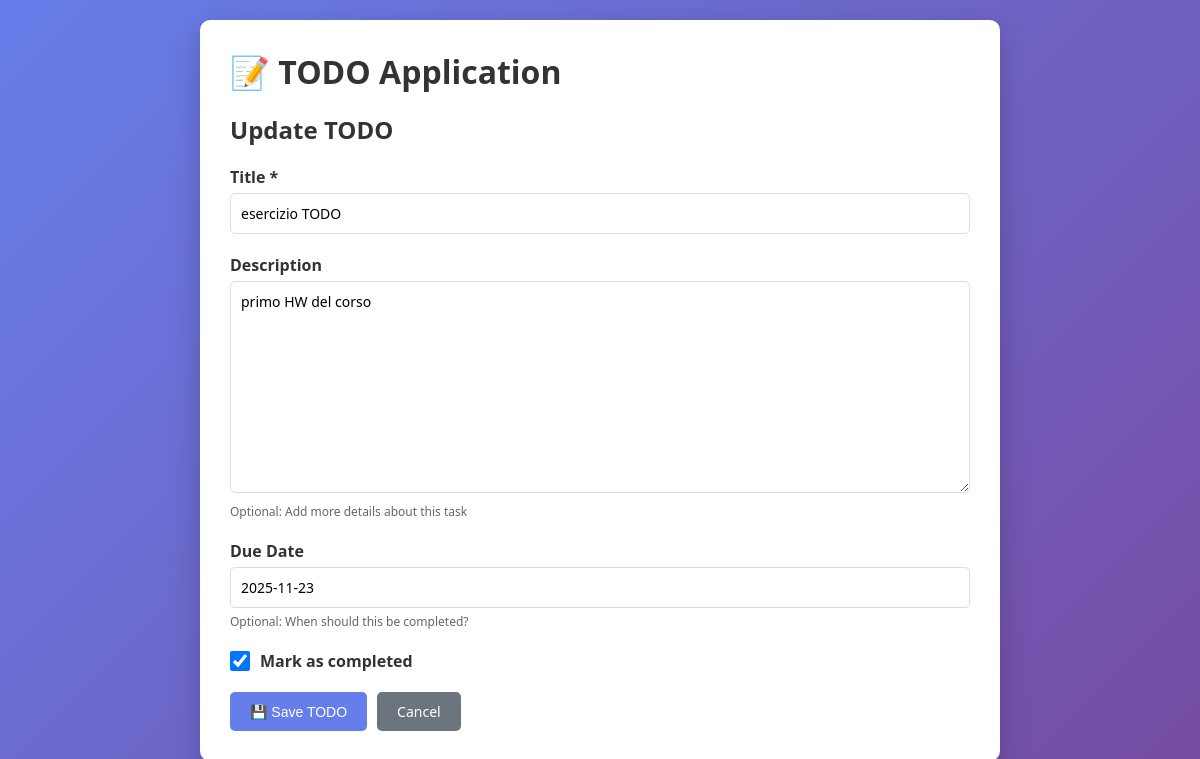
Page /1/update/ on the committed database.
### todos/models.py (models this page shows, shortened)
class Todo(models.Model):
    title = models.CharField(max_length=200)
    description = models.TextField(blank=True, null=True)
    due_date = models.DateField(blank=True, null=True)
    is_completed = models.BooleanField(default=False)
    created_at = models.DateTimeField(auto_now_add=True)
    updated_at = models.DateTimeField(auto_now=True)
    class Meta:
        ordering = ['-created_at']
        verbose_name = 'TODO'
        verbose_name_plural = 'TODOs'

### todos/views.py (the view)
# urls.py: path('<int:pk>/update/', views.TodoUpdateView.as_view(), name='todo-update'),
class TodoUpdateView(UpdateView):
    model = Todo
    template_name = 'todos/todo_form.html'
    fields = ['title', 'description', 'due_date', 'is_completed']
    success_url = reverse_lazy('todo-list')
    def get_context_data(self, **kwargs):
        context = super().get_context_data(**kwargs)
        context['action'] = 'Update'
        return context

### todos/templates/todos/todo_form.html (shortened to what this page needs)
{% extends 'todos/base.html' %}
{% block content %}
<h2>{{ action }} TODO</h2>
<form method="post">
    <div class="form-group">
        <label for="id_title">Title *</label>
        {{ form.title }}
    </div>
    <div class="form-group">
        <label for="id_description">Description</label>
        {{ form.description }}
        <div class="form-help">Optional: Add more details about this task</div>
    </div>
    <div class="form-group">
        <label for="id_due_date">Due Date</label>
        {{ form.due_date }}
        <div class="form-help">Optional: When should this be completed?</div>
    </div>
    {% if action == 'Update' %}
    <div class="form-group">
        <div class="checkbox-group">
            {{ form.is_completed }}
            <label for="id_is_completed" style="margin-bottom: 0;">Mark as completed</label>
        </div>
    </div>
    {% endif %}
    <div class="form-actions">
        <button type="submit" class="btn">💾 Save TODO</button>
        <a href="{% url 'todo-list' %}" class="btn btn-secondary">Cancel</a>
    </div>
</form>
{% endblock %}

### todos/templates/todos/base.html (style rules this page uses)
* { margin: 0; padding: 0; box-sizing: border-box; }
body { font-family: 'Segoe UI', Tahoma, Geneva, Verdana, sans-serif; background: linear-gradient(135deg, #667eea 0%, #764ba2 100%); min-height: 100vh; padding: 20px; }
h1, h2 { color: #333; margin-bottom: 20px; }
.btn { display: inline-block; padding: 10px 20px; background: #667eea; color: white; text-decoration: none; border-radius: 5px; border: none; cursor: pointer; font-size: 14px; transition: background 0.3s; }

### todos/templates/todos/todo_form.html (style rules this page uses)
.form-group { margin-bottom: 20px; }
label { display: block; margin-bottom: 5px; font-weight: bold; color: #333; }
input[type="text"], input[type="date"], textarea { width: 100%; padding: 10px; border: 1px solid #ddd; border-radius: 5px; font-size: 14px; font-family: inherit; }
textarea { min-height: 100px; resize: vertical; }
input[type="checkbox"] { width: 20px; height: 20px; margin-right: 10px; }
.checkbox-group { display: flex; align-items: center; }
.form-actions { display: flex; gap: 10px; margin-top: 20px; }
.btn-secondary { background: #6c757d; }
.form-help { font-size: 12px; color: #666; margin-top: 5px; }

### rows in the picture
Todo: title "esercizio TODO", description "primo HW del corso", due_date "2025-11-23", is_completed "☑"

### other values in the picture
{{ action }} "Update"
